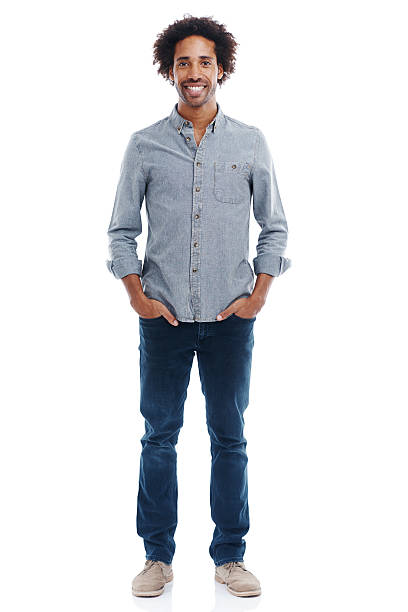
#> input picture Tailoring/images/1.jpg, 408 x 612 px, found by its file name
$ python main8.py
#> lines starting #> are read from the running program, lines starting #| are printed output that depends on the picture; after the words box and inside, x2 and y2 are one past the last pixel; in counts of white or black regions, pixels touching at a corner belong together
import numpy as np
import cv2
from matplotlib import pyplot as plt
img = cv2.imread('1.jpg')
#> img is the input picture: shape (612, 408, 3); mean B, G, R 224, 221, 219.6
edges = cv2.Canny(img,100,100)
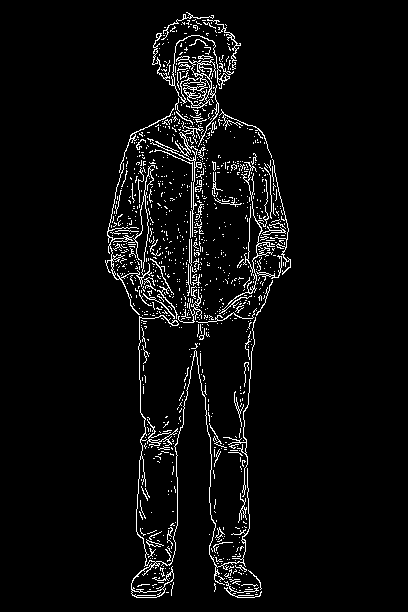
#> edges: shape (612, 408); 4.4% white in thin lines or dots, all inside (x1, y1, x2, y2) = (105, 12, 291, 598)

kernel = np.ones((9, 9))
# do a morphologic close
res = cv2.morphologyEx(edges, cv2.MORPH_CLOSE, kernel)
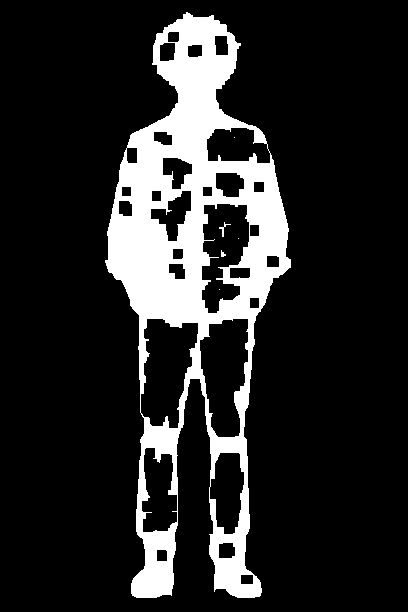
#> res: shape (612, 408); 15.5% white; 6 white regions (3 under 20 px)

contours, hierarchy = cv2.findContours(res, cv2.RETR_EXTERNAL, cv2.CHAIN_APPROX_NONE)
#> contours = 1 contour; box (x1, y1, x2, y2) and area: (105, 12, 291, 598) 60537
# cv2.drawContours(img, contours, -1, (0, 255, 0), 3)

c = max(contours, key=cv2.contourArea)
#> c = contour of 1848 points, box (x1, y1, x2, y2) (105, 12, 291, 598), area 60537
x, y, w, h = cv2.boundingRect(c)
#> x = 105; y = 12; w = 186; h = 586

# draw the biggest contour (c) in green
cv2.rectangle(img, (x, y), (x + w, y + h), (0, 255, 0), 2)
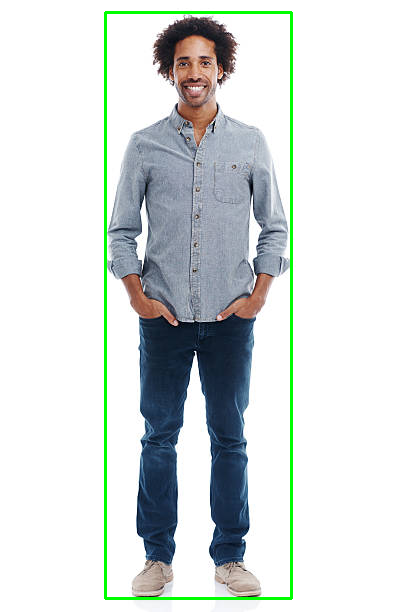
#> img: shape (612, 408, 3); 1.85% of pixels changed, all inside (x1, y1, x2, y2) = (104, 11, 293, 600)

result = np.zeros_like(img)
cv2.drawContours(result, [c], 0, (255,255,255), cv2.FILLED)
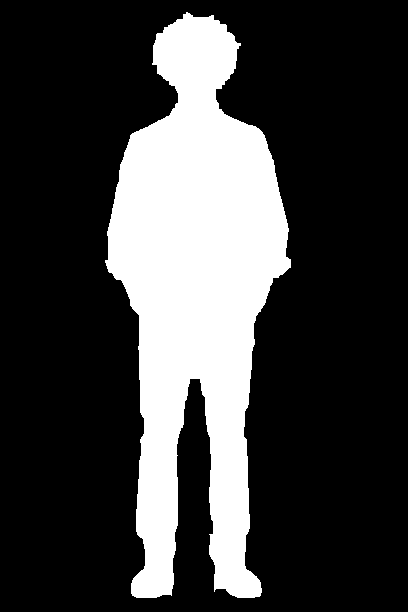
#> result: shape (612, 408, 3); 24.6% white; 1 white region, box (x1, y1, x2, y2) and area: (105, 12, 291, 598) 61462

for contour in contours:
    convexHull = cv2.convexHull(contour)
    cv2.drawContours(img, [convexHull], -1, (255, 0, 0), 2)
#> this loop made 1 pass
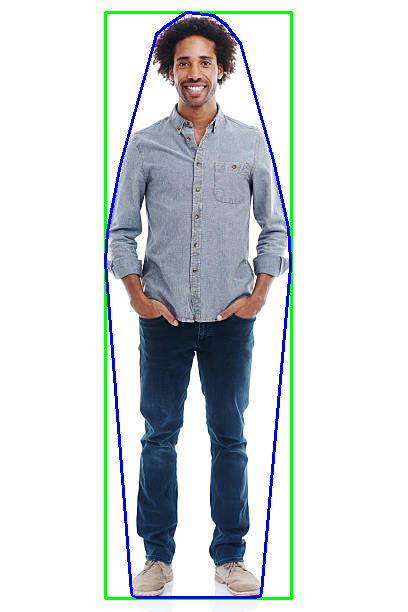
#> img: shape (612, 408, 3); 1.62% of pixels changed, all inside (x1, y1, x2, y2) = (104, 11, 292, 599)

proj = np.zeros((img.shape[0],img.shape[1],3))
h = proj.shape[0]
#> h = 612
w = proj.shape[1]
#> w = 408

countArr = []
count = 0
# loop over the image, pixel by pixel
for y in range(0, h):
    for x in range(0, w):
        if result[y, x][0] == 255 and result[y, x][1] == 255 and result[y, x][2] == 255:
            count = count + 1
    countArr.append(count)
    count = 0

print(countArr)
#> (printed output is left out)
print(len(countArr))
#| 612
print(h)
#| 612

for y in range(0, len(countArr)):
    for x in range(0, countArr[y]):
        proj[y, x][0] = 255
        proj[y, x][1] = 255
        proj[y, x][2] = 255
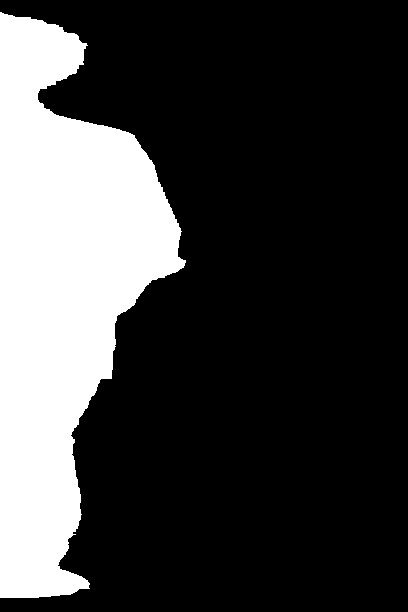
#> proj: shape (612, 408, 3) float64; 24.6% white; 1 white region, box (x1, y1, x2, y2) and area: (0, 12, 186, 598) 61462

cv2.imshow('original', img)
cv2.imshow('edged', edges)
cv2.imshow('connected', res)
cv2.imshow('result', result)
cv2.imshow('proj', proj)


cv2.waitKey(0)

$ run again, with Tailoring/images/10.jpg copied over Tailoring/images/1.jpg
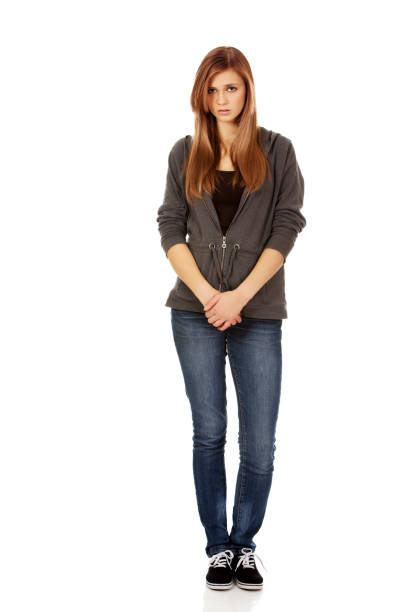
#> input picture Tailoring/images/10.jpg, 408 x 612 px, found by its file name
#> img is the input picture: shape (612, 408, 3); mean B, G, R 219.4, 220.4, 223.4
#> `edges = cv2.Canny(img,100,100)`:
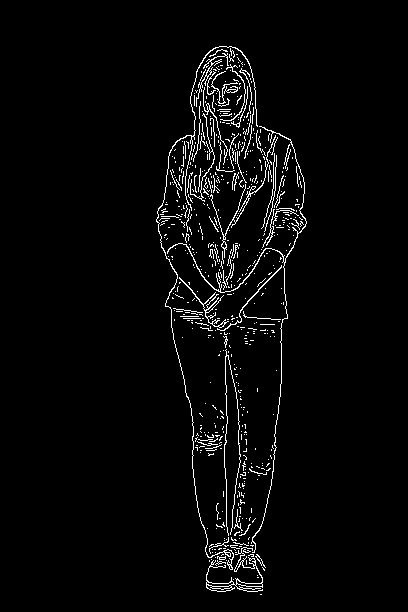
#> edges: shape (612, 408); 3.1% white in thin lines or dots, all inside (x1, y1, x2, y2) = (156, 46, 307, 595)
#> res: shape (612, 408); 10.6% white; 5 white regions (4 under 20 px)
#> contours = 1 contour; box (x1, y1, x2, y2) and area: (156, 46, 307, 595) 49970
#> c = contour of 1208 points, box (x1, y1, x2, y2) (156, 46, 307, 595), area 49970
#> `x, y, w, h = cv2.boundingRect(c)`: x = 156; y = 46; w = 151; h = 549
#> result: shape (612, 408, 3); 20.3% white; 1 white region, box (x1, y1, x2, y2) and area: (156, 46, 307, 595) 50575
#> the loop `for contour in contours:` made 1 pass
#> (printed output is left out)
#| 612
#| 612
#> after the loop `for y in range(0, len(countArr)):`:
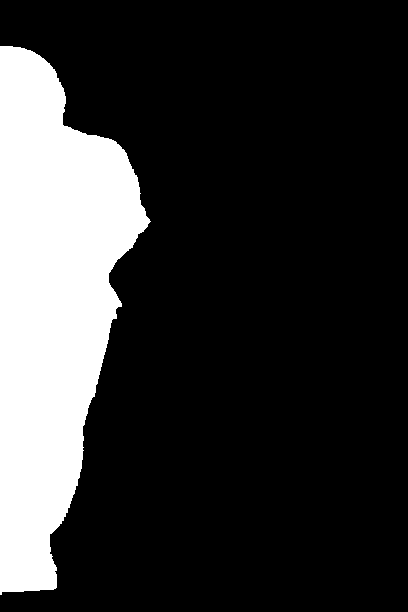
#> proj: shape (612, 408, 3) float64; 20.3% white; 1 white region, box (x1, y1, x2, y2) and area: (0, 46, 151, 595) 50575

$ run again, with Tailoring/images/11.jpg copied over Tailoring/images/1.jpg
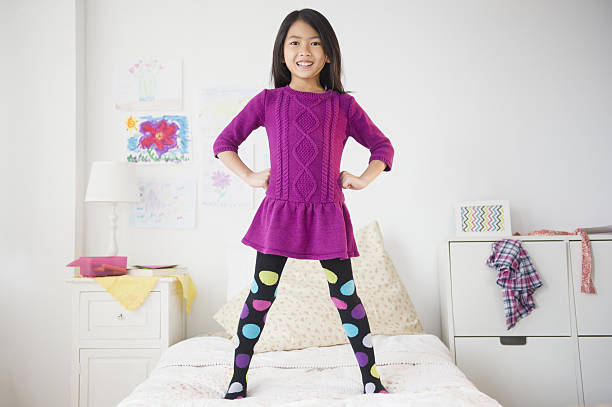
#> input picture Tailoring/images/11.jpg, 612 x 407 px, found by its file name
#> img is the input picture: shape (407, 612, 3); mean B, G, R 203.2, 198.8, 209.3
#> `edges = cv2.Canny(img,100,100)`:
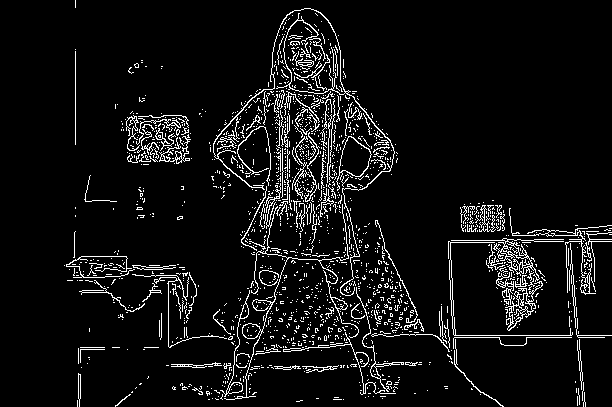
#> edges: shape (407, 612); 6.8% white in thin lines or dots, all inside (x1, y1, x2, y2) = (64, 0, 612, 407)
#> res: shape (407, 612); 23.4% white; 34 white regions (23 under 20 px)
#> contours = 34 contours, 28 with area under 20; largest, box (x1, y1, x2, y2) and area: (64, 8, 612, 407) 70299, (121, 111, 192, 165) 2878, (78, 347, 120, 368) 199, (136, 187, 154, 219) 162, (77, 373, 81, 407) 65, (128, 60, 147, 74) 54
#> c = contour of 3482 points, box (x1, y1, x2, y2) (64, 8, 612, 407), area 70299
#> `x, y, w, h = cv2.boundingRect(c)`: x = 64; y = 8; w = 548; h = 399
#> result: shape (407, 612, 3); 28.9% white; 1 white region, box (x1, y1, x2, y2) and area: (64, 8, 612, 407) 72041
#> the loop `for contour in contours:` made 34 passes
#> convexHull on passes 1, 3, 7, 8, 9, 13, 14, 16: [[302, 400], [299, 401], [296, 401], [300, 400]], [[338, 397], [343, 399], [333, 399], [334, 397]], [[427, 390]], [[136, 387], [135, 388]], [[447, 386], [447, 388], [445, 388], [444, 386]], [[127, 349]], [[158, 347], [144, 349], [143, 349], [144, 347]], [[89, 331], [89, 328]]
#> (printed output is left out)
#| 407
#| 407
#> after the loop `for y in range(0, len(countArr)):`:
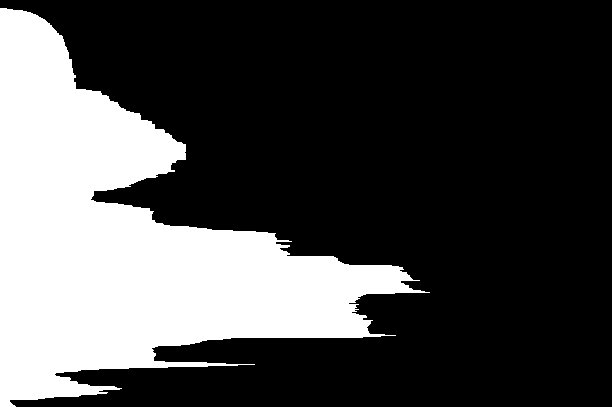
#> proj: shape (407, 612, 3) float64; 28.9% white; 1 white region, box (x1, y1, x2, y2) and area: (0, 8, 430, 407) 72041

$ run again, with Tailoring/images/12.jpg copied over Tailoring/images/1.jpg
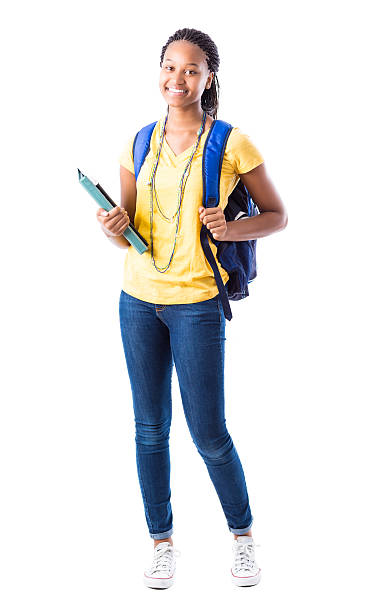
#> input picture Tailoring/images/12.jpg, 373 x 612 px, found by its file name
#> img is the input picture: shape (612, 373, 3); mean B, G, R 225.7, 225.7, 226.2
#> `edges = cv2.Canny(img,100,100)`:
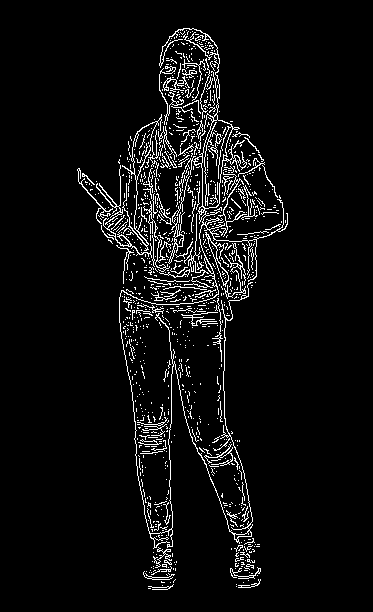
#> edges: shape (612, 373); 5.4% white in thin lines or dots, all inside (x1, y1, x2, y2) = (77, 28, 288, 590)
#> res: shape (612, 373); 18.9% white; 4 white regions (3 under 20 px)
#> contours = 1 contour; box (x1, y1, x2, y2) and area: (77, 28, 288, 590) 52381
#> c = contour of 1818 points, box (x1, y1, x2, y2) (77, 28, 288, 590), area 52381
#> `x, y, w, h = cv2.boundingRect(c)`: x = 77; y = 28; w = 211; h = 562
#> result: shape (612, 373, 3); 23.3% white; 1 white region, box (x1, y1, x2, y2) and area: (77, 28, 288, 590) 53291
#> the loop `for contour in contours:` made 1 pass
#> (printed output is left out)
#| 612
#| 612
#> after the loop `for y in range(0, len(countArr)):`:
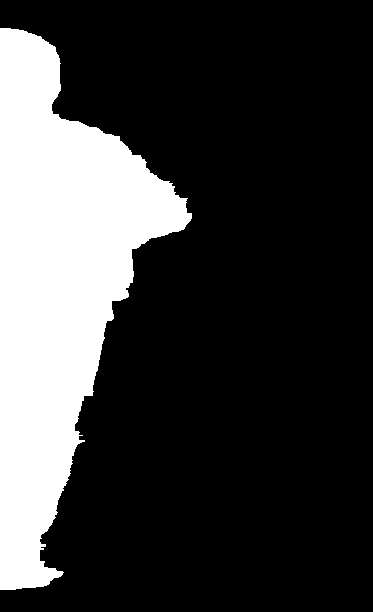
#> proj: shape (612, 373, 3) float64; 23.3% white; 1 white region, box (x1, y1, x2, y2) and area: (0, 28, 192, 590) 53291
